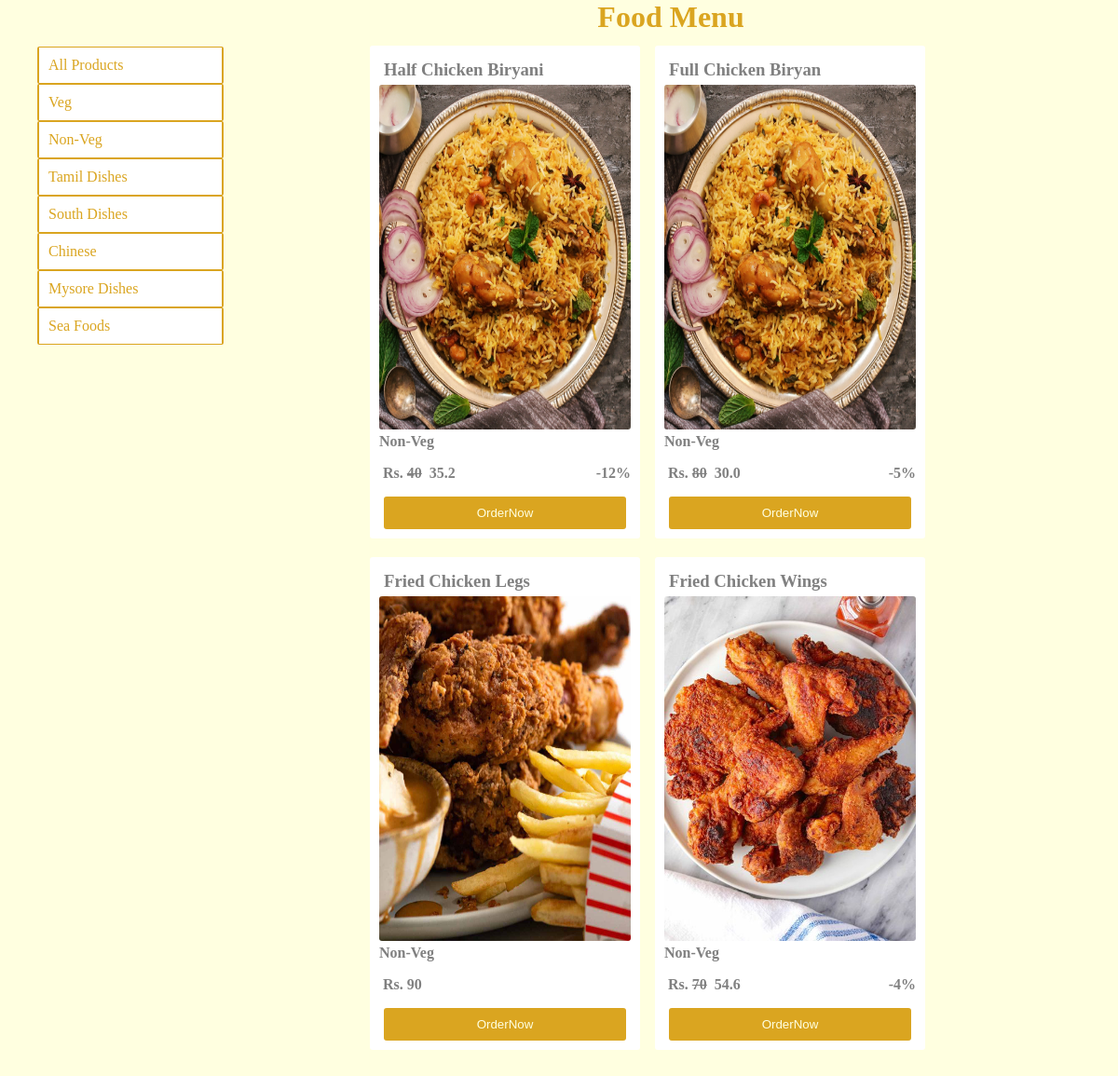
The app's page /?category=2 with its own data.
### store/models/foods.py (models this page shows, shortened)
class Food(models.Model):
    name=models.CharField(max_length=50)
    img=models.ImageField(upload_to="uploads/menu", height_field=None, width_field=None, max_length=None)
    category=models.ForeignKey(Category, on_delete=models.CASCADE, default=2)
    price=models.IntegerField(default=20)
    discount=models.IntegerField(default=0)
    @staticmethod
    def get_all_foods_by_category_id(category_id):
        if category_id:
            return Food.objects.filter(category=category_id)
        else:
            return Food.objects.all()

### store/models/category.py (models this page shows)
class Category(models.Model):
    name=models.CharField(max_length=50)
    def __str__(self):
        return self.name

### store/views.py (the view)
# urls.py: path('', views.home_page, name="index"),
def home_page(request):
    food=None
    category=Category.objects.all()
    categoryId=request.GET.get('category')
    if categoryId:
        food=Food.get_all_foods_by_category_id(categoryId)
    else:
        food=Food.objects.all()
    discounted_price=[]
    for f in Food.objects.all():
        discounted_price.append(f.price*(100-f.discount)/100)
    context={'foods':food, 'category':category, 'd_price':discounted_price}
    template='index.html'
    return render(request,template,context)

### store/templatetags/index.py (called while the page is built)
@register.filter
def index(List,i):
    return List[int(i)]

### store/templates/index.html (shortened to what this page needs)
<!DOCTYPE html>
{% load static %}
<html lang="en">
<head>
    <link rel="stylesheet" href="{%static 'menu.css' %}">
</head>
<body>
    <h1>Food Menu</h1>
    <div class="container">
        {% load index %}
        {% for food in foods %}
        <div class="items">
            <div class="item-1"><h3>{{food.name}}</h3></div>
            <div class="item-1"><img src="{{ food.img.url }}"></div>
            <div><p class="category"><b>{{food.category}}</b></p></div>
            <div class="price-flex">
                {% if food.discount == 0  %}
                <div><p><b>&nbsp;Rs.&nbsp;{{food.price}}</b></p></div>
                {% else %}
                <div><p><b>&nbsp;Rs.&nbsp;<s>{{food.price}}</s></b></p></div>
                <div class="discount-price">
                    <div><p><b>&nbsp;&nbsp;{{d_price|index:forloop.counter0}}</b></p></div>
                    <div><p><b>-{{food.discount}}%</b></p></div>
                </div>
                {% endif %}
            </div>
            <div class="btn-button">
                <div><button>OrderNow</button></div>
            </div>
        </div>
        {% endfor %}
    </div>
    <aside>
        <div class="sidemenu">
            <div class="sm-item"><a href="/">All Products</a></div>
            {% for x in category  %}
            <div class="sm-item">
                <div><a href="/?category={{x.id}}">{{x.name}}</a></div>
            </div>
            {% endfor %}
        </div>
    </aside>
</body>
</html>

### store/static/menu.css (style rules this page uses)
body { margin: 0; background-color: lightyellow; }
h1 { color: goldenrod; margin: 0; padding: 0; text-align: center; margin-left: 240px; }
img { height: 370px; width: 270px; border-radius: 3px; }
.container { display: flex; position: relative; margin-left: 240px; margin-right: 50px; justify-content: center; flex-wrap: wrap; margin-bottom: 100px; }
.items { margin: 8px; padding: 10px; background-color: white; color: grey; border-radius: 3px; margin-top: 12px; }
.price-flex { display: flex; }
button { border-width: 0px; color: lightyellow; padding: 10px 100px; background-color: goldenrod; border-radius: 3px; }
a { text-decoration: none; color: goldenrod; }
.sidemenu { display: flex; position: fixed; top: 50px; left: 40px; width: 200px; background-color: white; flex-direction: column; }
.sm-item { display: flex; justify-content: start; padding: 10px; border: 2px solid goldenrod; border-top: 1px solid goldenrod; border-bottom: 1px solid goldenrod; border-radius: 2px; }
h3 { margin: 0; padding: 5px; }
b { margin: 0; padding: 0; }
.category { margin: 0; padding: 0; }
.btn-button { display: flex; justify-content: center; }
.discount-price { display: flex; justify-content: space-between; width: 100%; }

### records on screen
Food: name "Half Chicken Biryani", img (picture), category "Non-Veg", price "40", counter0 "35.2", discount "12"
Food: name "Full Chicken Biryan", img (picture), category "Non-Veg", price "80", counter0 "30.0", discount "5"
Food: name "Fried Chicken Legs", img (picture), category "Non-Veg", price "90"
Food: name "Fried Chicken Wings", img (picture), category "Non-Veg", price "70", counter0 "54.6", discount "4"
Category: name "Veg"
Category: name "Non-Veg"
Category: name "Tamil Dishes"
Category: name "South Dishes"
Category: name "Chinese"
Category: name "Mysore Dishes"
Category: name "Sea Foods"
